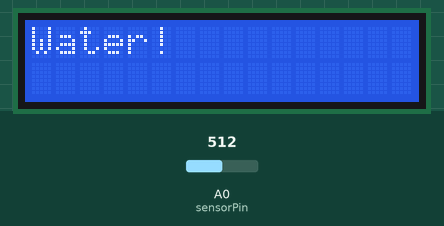
Simulated run of this sketch. Board: Arduino Uno, built with avr-gcc and run on an emulated ATmega328P. Parts: 16×2 character LCD. The inputs (shaded band) are chosen by the test bench; at power-on: A0 (sensorPin) = 512. What the sketch prints to the serial monitor is not drawn.

Above: at 2.1 s.
2.2 s: A0 (sensorPin) set to 314
9.0 s: A0 (sensorPin) set to 282
At 15.0 s:
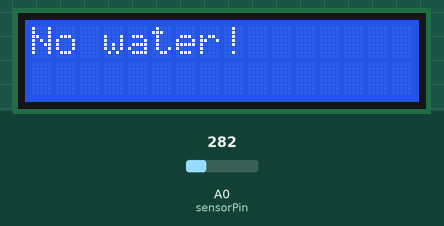
21.0 s: A0 (sensorPin) set to 810
At 27.3 s:
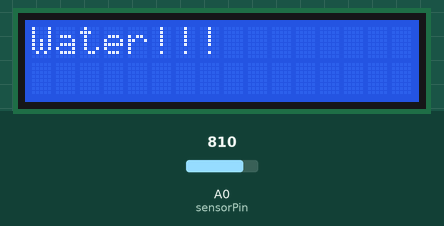
33.0 s: A0 (sensorPin) set to 789
At 39.7 s:
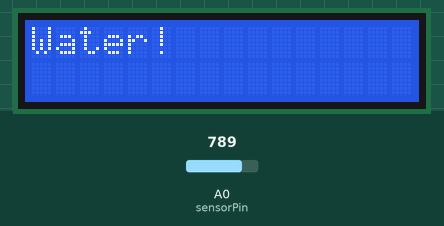
45.0 s: A0 (sensorPin) set to 900
At 50.8 s:
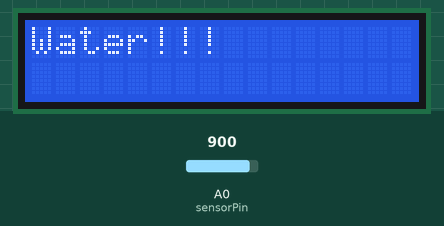
Timing chart, 0 to 52.3 s (numbered marks = the images above; inputs shaded):
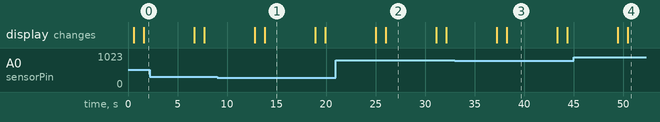

The sketch:

Water_Level_Sensor.ino
```cpp
int lowerThreshold = 300;
int upperThreshold = 800;
#include "DHT.h"
#include<LiquidCrystal.h>
#define DHTPIN A1
#define DHTTYPE DHT11
#define sensorPower 7
#define sensorPin A0
#define sensorPower 7
LiquidCrystal lcd(12,11,5,4,3,2);
DHT dht(DHTPIN,DHTTYPE);

// Value for water level
int val = 0;


void setup() {
  Serial.begin(9600);
  pinMode(sensorPower, OUTPUT);
  digitalWrite(sensorPower, LOW);
  delay(500);
  lcd.begin(16,2);
  dht.begin();
  pinMode(sensorPower, OUTPUT);
  digitalWrite(sensorPower, LOW);
}

void loop() {
  int level = readSensor();
  Serial.print("Water level: ");
  Serial.println(level);
  delay(1000);
  if (level == 0) {
    Serial.println("Water Level: Empty");
  }
  else if (level > 0 && level <= lowerThreshold) {
    lcd.print("No water! ");
    delay(100);
  }
  else if (level > lowerThreshold && level <= upperThreshold) {
    lcd.print("Water!  ");
    delay(100);
  }
  else if (level > upperThreshold) {
    lcd.print("Water!!! ");
    delay(100);
  }
  delay(5000);
  lcd.clear();
}

//This is a function used to get the reading
int readSensor() {
  digitalWrite(sensorPower, HIGH);  // Turn the sensor ON
  delay(5);              // wait 10 milliseconds
  val = analogRead(sensorPin);    // Read the analog value form sensor
  digitalWrite(sensorPower, LOW);   // Turn the sensor OFF
  return val;             // send current reading
}
```

Measured:
- the behaviour switches between 301 and 300 on A0 (sensorPin) (found by bisection; images 0 and 1)
- the behaviour switches between 801 and 800 on A0 (sensorPin) (found by bisection; images 2 and 3)
- after the input at 9.0 s, the display: first differs from a run without the input after 4.8 s (image 1)
- after the input at 21.0 s, the display: first differs from a run without the input after 5.0 s (image 2)
- after the input at 33.0 s, the display: first differs from a run without the input after 5.2 s (image 3)
- after the input at 45.0 s, the display: first differs from a run without the input after 5.4 s (image 4)
- what the display in image 1 shows lasts 5.1 s, from 13.8 s to 18.9 s
